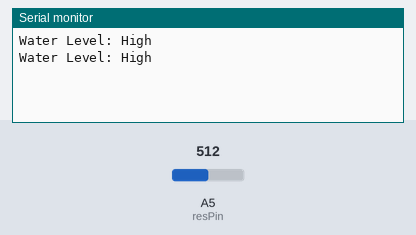
Bench run of a sketch on a simulated Arduino Uno, built with avr-gcc and run on an emulated ATmega328P. Shown: the last lines printed to the serial monitor. The test bench sets the inputs (shaded band); at power-on: A5 (resPin) = 512.

Above: at 1.8 s.
1.9 s: A5 (resPin) set to 482
At 2.7 s:
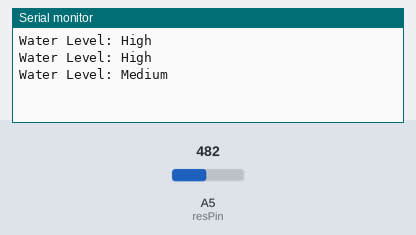
4.5 s: A5 (resPin) set to 267
At 5.8 s:
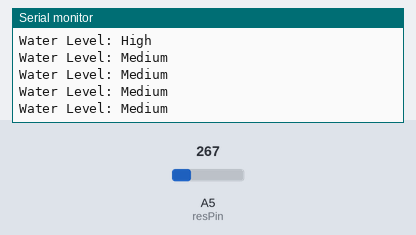
6.0 s: A5 (resPin) set to 242
At 6.8 s:
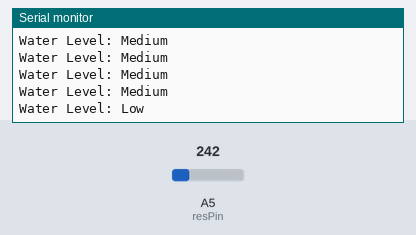
8.5 s: A5 (resPin) set to 111
At 9.8 s:
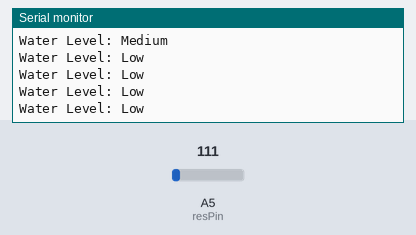
10.0 s: A5 (resPin) set to 95
At 10.8 s:
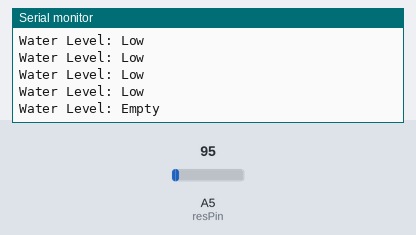

The sketch:

WaterSensor.ino
```cpp
int resVal = 0;
int resPin = A5;

void setup() {
  Serial.begin(9600);
}

void loop() {
  resVal = analogRead(resPin);

  if (resVal <= 100) {
    Serial.println("Water Level: Empty");
  } else if (resVal > 100 && resVal <= 250) {
    Serial.println("Water Level: Low");
  } else if (resVal > 250 && resVal <= 500) {
    Serial.println("Water Level: Medium");
  } else if(resVal > 500) {
    Serial.println("Water Level: High");
  }
  delay(1000);
}
```

Measured:
- the behaviour switches between 501 and 500 on A5 (resPin) (found by bisection; images 0 and 1)
- the behaviour switches between 251 and 250 on A5 (resPin) (found by bisection; images 2 and 3)
- the behaviour switches between 101 and 100 on A5 (resPin) (found by bisection; images 4 and 5)
- after the input at 1.9 s, the serial monitor: prints a new line after 0.10 s (image 1)
- after the input at 6.0 s, the serial monitor: prints a new line at once (image 3)
- after the input at 10.0 s, the serial monitor: prints a new line at once (image 5)
